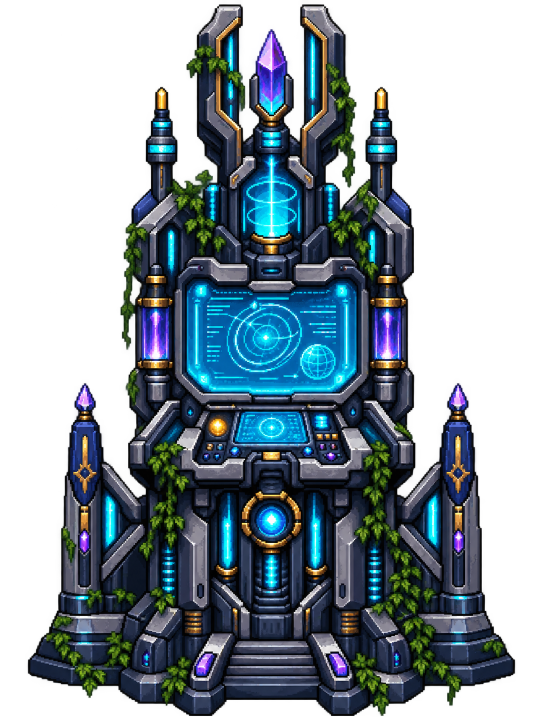
#> input picture art/source/control-array-console-hd-v1.png, 1086 x 1448 px (shown at 1/2 size)
$ python process-control-console.py
#> lines starting #> are read from the running program, lines starting #| are printed output that depends on the picture
from pathlib import Path

from PIL import Image


ROOT = Path(__file__).resolve().parents[1]
SOURCE = ROOT / "art/source/control-array-console-hd-v1.png"
OUTPUT = ROOT / "public/assets/graphics/control-array-console-hd-v1.png"
TARGET_SIZE = (96, 128)


def main() -> None:
    image = Image.open(SOURCE).convert("RGBA")
#> image is the input picture: PIL image 1086x1448 RGBA; mean R, G, B, A 25.2, 38.7, 47.1, 133.4
    bounds = image.getchannel("A").getbbox()
#> bounds = (0, 0, 1079, 1448)
    if bounds is None:
        raise RuntimeError("The control console source has no visible pixels.")
    image = image.crop(bounds)
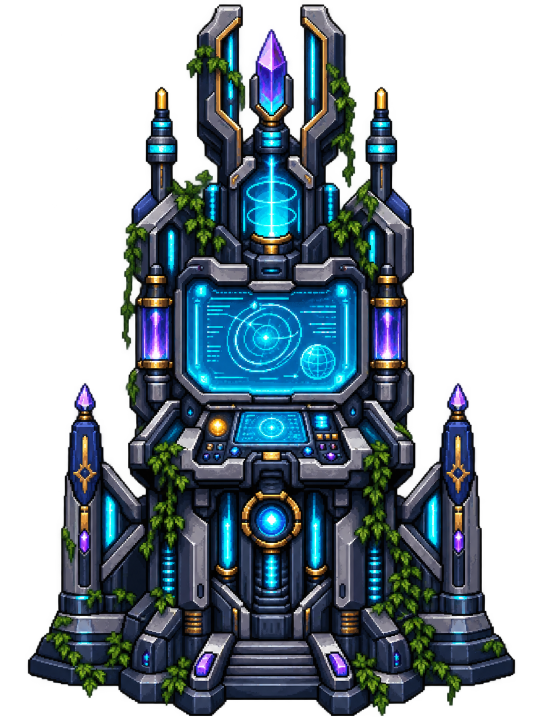
#> image: PIL image 1079x1448 RGBA (shown at 1/2 size); mean R, G, B, A 25.4, 39, 47.5, 134.2; transparent parts drawn white
    image.thumbnail((90, 124), Image.Resampling.NEAREST)
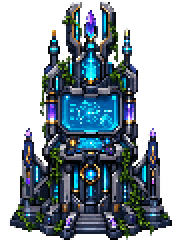
#> image: PIL image 90x121 RGBA (shown 2 times larger); mean R, G, B, A 25.1, 38.4, 47, 134; transparent parts drawn white

    output = Image.new("RGBA", TARGET_SIZE)
#> output: PIL image 96x128 RGBA; every value is 0
    output.alpha_composite(image, ((TARGET_SIZE[0] - image.width) // 2, TARGET_SIZE[1] - image.height))
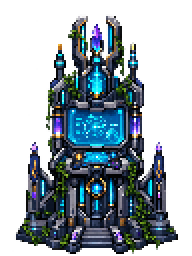
#> output: PIL image 96x128 RGBA (shown 2 times larger); mean R, G, B, A 22.3, 34, 41.7, 118.8; transparent parts drawn white
    OUTPUT.parent.mkdir(parents=True, exist_ok=True)
    output.save(OUTPUT, optimize=True)


if __name__ == "__main__":
    main()
